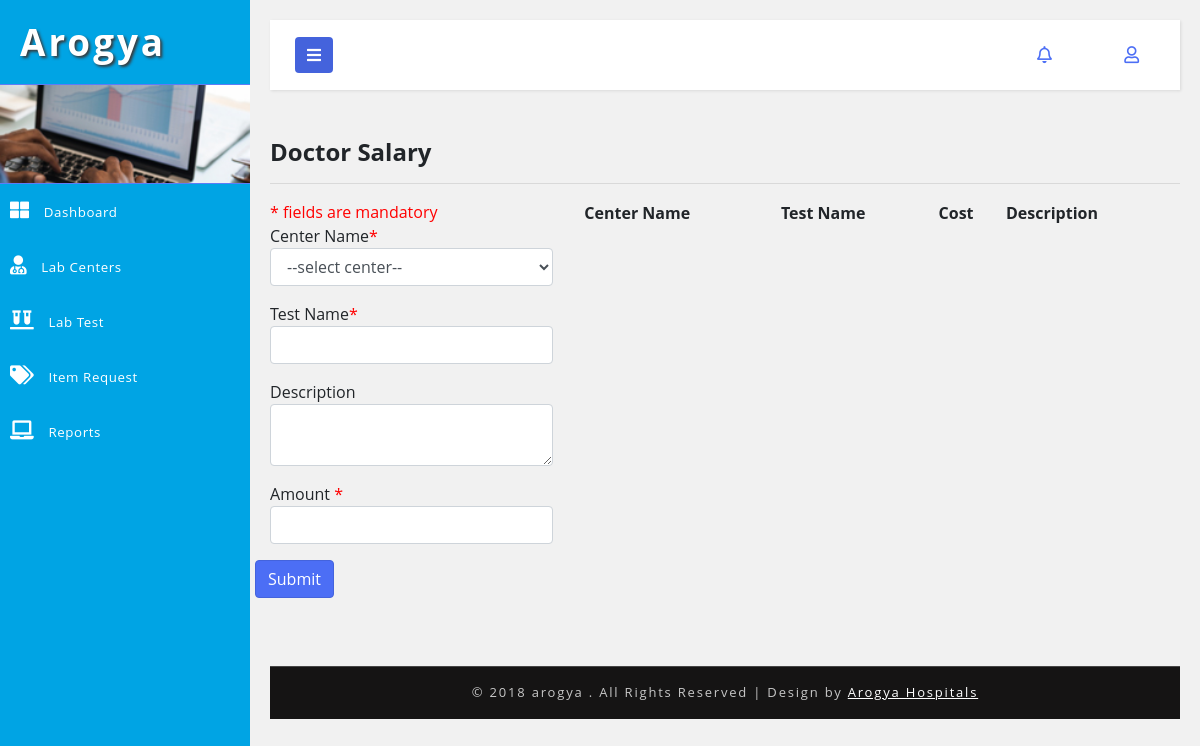
The page /lab/center-lab-test.php on the database as committed earlier.
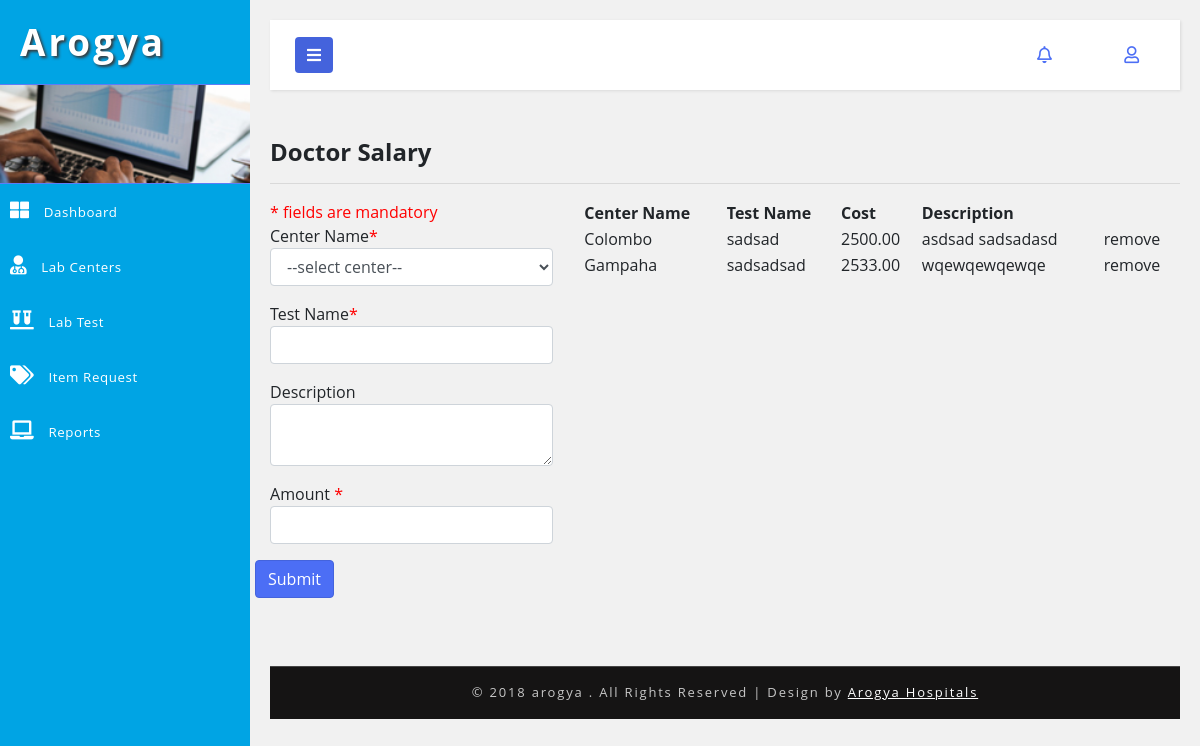
The same page on the database as committed later.
### tables this page shows
CREATE TABLE `hms_lab_test` (
  `id` int(5) NOT NULL AUTO_INCREMENT,
  `lab_test` varchar(50) DEFAULT NULL,
  `center_id` int(5) DEFAULT NULL,
  `description` text,
  `test_cost` decimal(10,2) DEFAULT NULL,
  PRIMARY KEY (`id`)
);

CREATE TABLE `hms_center` (
  `center_name` varchar(20) NOT NULL,
  `id` int(5) NOT NULL AUTO_INCREMENT,
  PRIMARY KEY (`id`),
  UNIQUE KEY `NewIndex1` (`center_name`)
);

### DB.php (called while the page is built, shortened)
<?php
function getDBConnection() {
    $servername = "localhost";
    $username = "root";
    $password = "123";
    $db = "hmsdb";
    $conn = mysqli_connect($servername, $username, $password, $db);
    if (!$conn) {
        die("Connection failed: " . mysqli_connect_error());
    } else {
        return $conn;
    }
}
function getData($sql) {
    $conn = getDBConnection();
    $result = mysqli_query($conn, $sql);
    if (mysqli_num_rows($result) > 0) {
        return $result;
    } else {
        return FALSE;
    }
}
?>

### lab/center-lab-test.php (the view, shortened to what the changed rows need)
<?php
include '../DB.php';
?>
<!DOCTYPE html>
<html lang="en">
    <head>
        <link rel="stylesheet" href="https://maxcdn.bootstrapcdn.com/font-awesome/4.7.0/css/font-awesome.min.css">
        <link href="../css/bootstrap.css" rel="stylesheet" type="text/css" media="all" />
        <link href="../css/style.css" rel="stylesheet" type="text/css" media="all" />
        <link rel="stylesheet" href="../css/style4.css">
        <link href="../css/fontawesome-all.css" rel="stylesheet">
                <link rel="stylesheet" href="https://use.fontawesome.com/releases/v5.3.1/css/all.css">
    </head>
    <body>
        <div class="wrapper">
            <nav id="sidebar">
                <div class="sidebar-header">
                    <h1>
                        <a href="#">Arogya</a>
                    </h1>
                </div>
            </nav>
            <div id="content">
                <div class="blank-page-content">
                    <div class="row">
                        <div class="col-md-8">
                            <table id="example" class="display" cellspacing="0" width="100%">
                                <thead>
                                    <tr>
                                        <th>Center Name</th>
                                        <th>Test Name</th>
                                        <th>Cost</th>
                                        <th>Description</th>
                                        <th></th>
                                    </tr>
                                </thead>
                                <tbody>
                                    <?php
                                    $sql = "SELECT hms_lab_test.*,hms_center.center_name FROM hms_lab_test INNER JOIN hms_center
ON hms_lab_test.center_id = hms_center.id";
                                    $data = getData($sql);
                                    if ($data != null) {
                                        foreach ($data as $value) {
                                            ?>
                                            <tr>
                                                <td><?= $value['center_name'] ?></td>
                                                <td><?= $value['lab_test'] ?></td>
                                                <td><?= $value['test_cost'] ?></td>
                                                <td><?= $value['description'] ?></td>
                                                <td><a href="center-lab-test.php?id=<?= $value['id'] ?>">remove</a></td>
                                            </tr>
                                            <?php
                                        }
                                    }
                                    ?>
                                </tbody>
                            </table>
                            <link href="css/jquery.dataTables.min.css" rel="stylesheet" type="text/css"/>
                        </div>
                    </div>
                </div>
            </div>
        </div>
        <link href="../css/jquery.dataTables.min.css" rel="stylesheet" type="text/css"/>
    </body>
</html>

Rows that differ between the two databases and show on the page:
added hms_lab_test: hms_center.center_name "Colombo", lab_test "sadsad", test_cost "2500.00", description "asdsad sadsadasd"
added hms_lab_test: hms_center.center_name "Gampaha", lab_test "sadsadsad", test_cost "2533.00", description "wqewqewqewqe"
